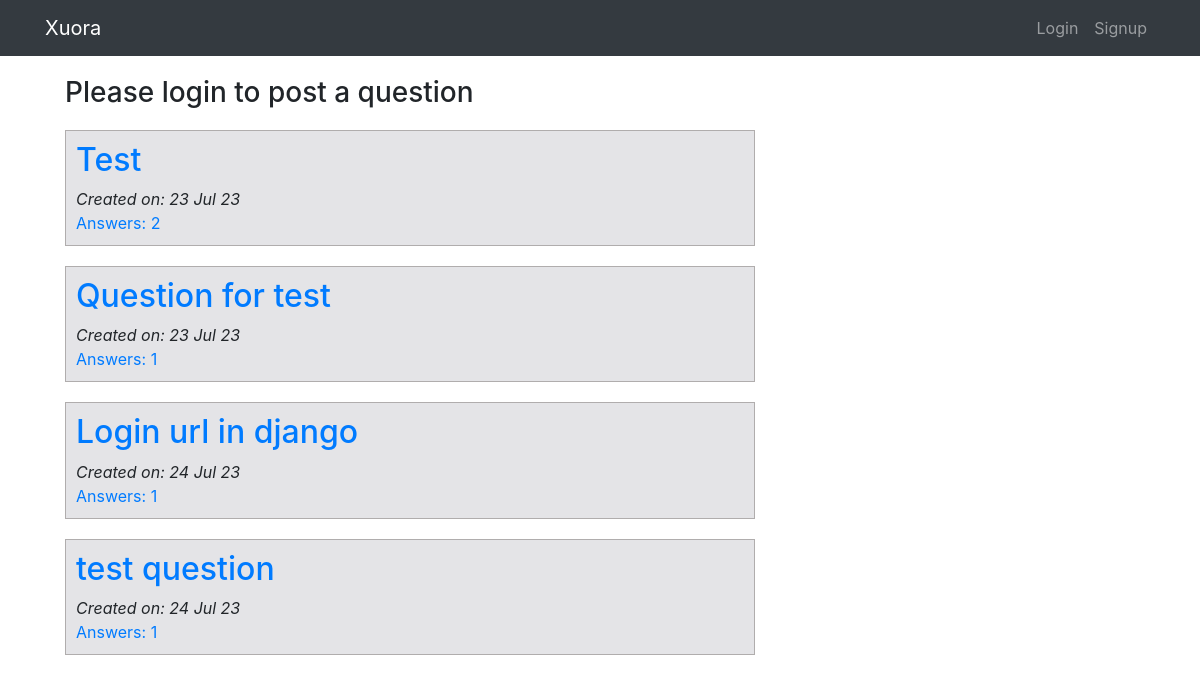
The page / on the database its author committed.
### firstapp/models.py (models this page shows)
class Question(models.Model):
    author = models.ForeignKey(User, on_delete=models.CASCADE)
    title = models.CharField(max_length=200)
    text = models.TextField()
    created_date = models.DateTimeField(default=timezone.now)

class Comment(models.Model):
    question = models.ForeignKey('firstapp.Question', related_name='comments', on_delete=models.CASCADE)
    author = models.CharField(max_length=200)
    text = models.TextField()
    created_date = models.DateTimeField(default=timezone.now)
    likes = models.ManyToManyField(User, related_name='answer_likes')

### firstapp/views.py (the view)
# urls.py: path('', views.QuestionListView.as_view(), name='question_list'),
class QuestionListView(ListView):
    model = Question

### firstapp/templates/firstapp/question_list.html
{% extends 'firstapp/base.html' %}
{% load static %}
{% block content %}
<div class="blog">
  {% if not user.is_authenticated %}
  <h3>Please login to post a question</h3>
  {% endif %}
  {% for question in question_list %}
  <div class="question">
    <h2><a href="{% url 'question_detail' question.pk %}">{{ question.title }}</a></h2>
    <div class="date">
      <i>Created on: {{ question.created_date|date:"d M y"}}</i>
    </div>
    <a href="{% url 'question_detail' question.pk %}">Answers: {{ question.comments.all | length }}</a>
  </div>
  {% endfor %}
</div>
{% endblock %}

### firstapp/static/master.css (style rules this page uses)
.question { margin-top: 20px; border: 1.5px solid rgb(176, 173, 173); padding: 10px; width: 100%; background-color: #e1e1e5e6; }

### rows shown on the page
Question: title "Test", created_date "23 Jul 23", comments.all|length "2"
Question: title "Question for test", created_date "23 Jul 23", comments.all|length "1"
Question: title "Login url in django", created_date "24 Jul 23", comments.all|length "1"
Question: title "test question", created_date "24 Jul 23", comments.all|length "1"
